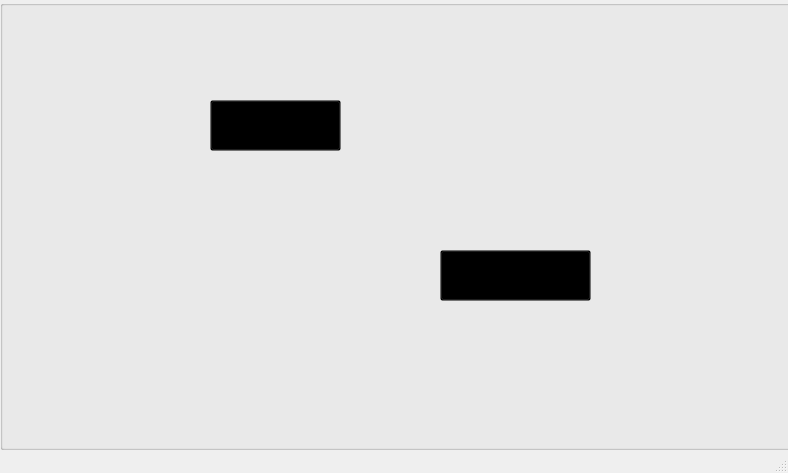
<?xml version="1.0" encoding="UTF-8"?>
<ui version="4.0">
 <class>homescreencontroller</class>
 <widget class="QMainWindow" name="homescreencontroller">
  <property name="geometry">
   <rect>
    <x>0</x>
    <y>0</y>
    <width>788</width>
    <height>473</height>
   </rect>
  </property>
  <property name="windowTitle">
   <string>MainWindow</string>
  </property>
  <property name="autoFillBackground">
   <bool>false</bool>
  </property>
  <property name="styleSheet">
   <string notr="true"/>
  </property>
  <widget class="QWidget" name="centralwidget">
   <widget class="QGroupBox" name="homeScreenGroup">
    <property name="geometry">
     <rect>
      <x>0</x>
      <y>0</y>
      <width>800</width>
      <height>450</height>
     </rect>
    </property>
    <property name="focusPolicy">
     <enum>Qt::NoFocus</enum>
    </property>
    <property name="title">
     <string/>
    </property>
    <widget class="QLabel" name="howToPlayBg">
     <property name="enabled">
      <bool>true</bool>
     </property>
     <property name="geometry">
      <rect>
       <x>420</x>
       <y>210</y>
       <width>201</width>
       <height>131</height>
      </rect>
     </property>
     <property name="styleSheet">
      <string notr="true">image: url(:/images/Sea_shell_blue.png);</string>
     </property>
     <property name="text">
      <string/>
     </property>
    </widget>
    <widget class="QLabel" name="playBg">
     <property name="enabled">
      <bool>true</bool>
     </property>
     <property name="geometry">
      <rect>
       <x>170</x>
       <y>60</y>
       <width>201</width>
       <height>131</height>
      </rect>
     </property>
     <property name="styleSheet">
      <string notr="true">image: url(:/images/Sea_shell_blue.png);</string>
     </property>
     <property name="text">
      <string/>
     </property>
    </widget>
    <widget class="QPushButton" name="play">
     <property name="geometry">
      <rect>
       <x>210</x>
       <y>100</y>
       <width>131</width>
       <height>51</height>
      </rect>
     </property>
     <property name="font">
      <font>
       <family>MV Boli</family>
       <pointsize>19</pointsize>
       <weight>75</weight>
       <italic>false</italic>
       <bold>true</bold>
      </font>
     </property>
     <property name="styleSheet">
      <string notr="true">background-color:transparent;

</string>
     </property>
     <property name="text">
      <string>Play</string>
     </property>
    </widget>
    <widget class="QPushButton" name="howtoplay">
     <property name="geometry">
      <rect>
       <x>440</x>
       <y>250</y>
       <width>151</width>
       <height>51</height>
      </rect>
     </property>
     <property name="font">
      <font>
       <family>MV Boli</family>
       <pointsize>13</pointsize>
       <weight>75</weight>
       <italic>false</italic>
       <bold>true</bold>
      </font>
     </property>
     <property name="styleSheet">
      <string notr="true">background-color:transparent;</string>
     </property>
     <property name="text">
      <string>How to play</string>
     </property>
    </widget>
    <zorder>howToPlayBg</zorder>
    <zorder>playBg</zorder>
    <zorder>howtoplay</zorder>
    <zorder>play</zorder>
   </widget>
   <widget class="QGroupBox" name="howToPlayGroup">
    <property name="geometry">
     <rect>
      <x>0</x>
      <y>0</y>
      <width>800</width>
      <height>450</height>
     </rect>
    </property>
    <property name="title">
     <string/>
    </property>
    <widget class="QLabel" name="howToPlayText">
     <property name="geometry">
      <rect>
       <x>115</x>
       <y>50</y>
       <width>571</width>
       <height>351</height>
      </rect>
     </property>
     <property name="text">
      <string/>
     </property>
    </widget>
   </widget>
   <widget class="QWidget" name="widget" native="true">
    <property name="geometry">
     <rect>
      <x>0</x>
      <y>0</y>
      <width>800</width>
      <height>450</height>
     </rect>
    </property>
    <property name="styleSheet">
     <string notr="true">background-image: url(:/images/background.jpg);</string>
    </property>
   </widget>
   <zorder>widget</zorder>
   <zorder>howToPlayGroup</zorder>
   <zorder>homeScreenGroup</zorder>
  </widget>
  <widget class="QMenuBar" name="menubar">
   <property name="geometry">
    <rect>
     <x>0</x>
     <y>0</y>
     <width>788</width>
     <height>21</height>
    </rect>
   </property>
  </widget>
  <widget class="QStatusBar" name="statusbar"/>
 </widget>
 <resources/>
 <connections/>
</ui>
